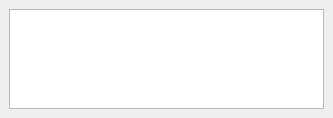
<?xml version="1.0" encoding="UTF-8"?>
<ui version="4.0">
 <class>MainWindow</class>
 <widget class="QMainWindow" name="MainWindow">
  <property name="geometry">
   <rect>
    <x>0</x>
    <y>0</y>
    <width>333</width>
    <height>118</height>
   </rect>
  </property>
  <property name="windowTitle">
   <string>iMacrt MMR3</string>
  </property>
  <widget class="QWidget" name="centralwidget">
   <layout class="QVBoxLayout" name="verticalLayout">
    <item>
     <widget class="QTextEdit" name="textEdit">
      <property name="font">
       <font>
        <family>Courier</family>
       </font>
      </property>
      <property name="cursor" stdset="0">
       <cursorShape>ArrowCursor</cursorShape>
      </property>
      <property name="undoRedoEnabled">
       <bool>false</bool>
      </property>
      <property name="tabStopWidth">
       <number>80</number>
      </property>
      <property name="cursorWidth">
       <number>0</number>
      </property>
      <property name="textInteractionFlags">
       <set>Qt::NoTextInteraction</set>
      </property>
     </widget>
    </item>
   </layout>
  </widget>
 </widget>
 <resources/>
 <connections/>
</ui>
